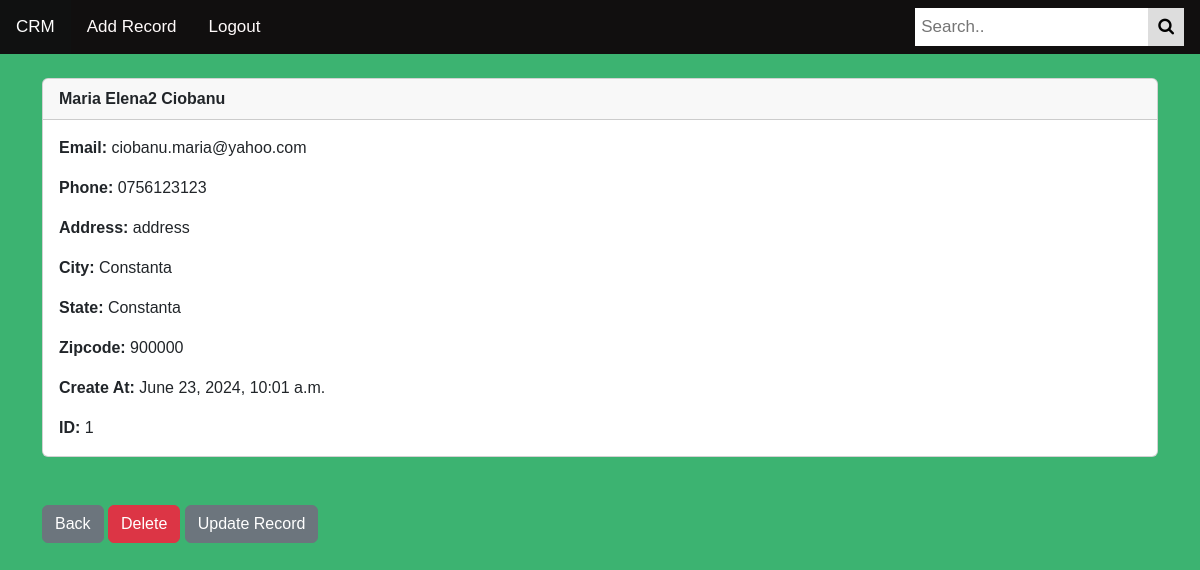
The page /record/1 (signed in) on the database as committed earlier.
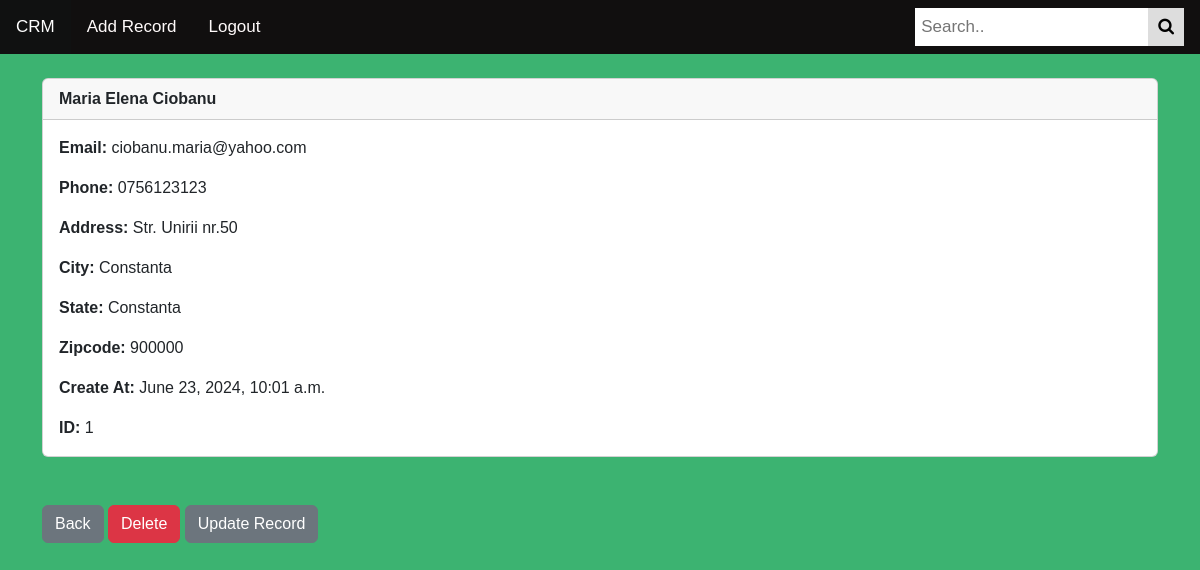
The same page on the database as committed later.
### crmapp/models.py (models this page shows, shortened)
class Record(models.Model):
	created_at = models.DateTimeField(auto_now_add=True)
	first_name = models.CharField(max_length=50)
	last_name = models.CharField(max_length=50)
	email = models.CharField(max_length=100)
	phone = models.CharField(max_length=15)
	address = models.CharField(max_length=100)
	city = models.CharField(max_length=50)
	state = models.CharField(max_length=50)
	zipcode = models.CharField(max_length=20)

### crmapp/views.py (the view)
# urls.py: path('record/<int:pk>', views.customer_record, name='record'),
def customer_record(request, pk):
    if request.user.is_authenticated:
        customer_record = Record.objects.get(id=pk)
        return render(request, 'record.html', {'customer_record':customer_record})
    else:
        messages.success(request, "You Must Be Logged In To View That Page...")
        return redirect('home')

### crmapp/templates/record.html
{% extends 'base.html' %}
{% block content %}
<div class="card">
  <div class="card-header"><strong>
    	{{ customer_record.first_name }}
		{{ customer_record.last_name }}</strong>
  </div>
  <div class="card-body">
<p class="card-text">
<strong>Email: </strong>{{ customer_record.email }}</p>
<p class="card-text">
<strong>Phone: </strong>{{ customer_record.phone }}
</p>
<p class="card-text">
<strong>Address: </strong>{{ customer_record.address }}</p>
<p class="card-text">
<strong>City: </strong>{{ customer_record.city }}</p>
<p class="card-text">
<strong>State: </strong>{{ customer_record.state }}</p>
<p class="card-text">
<strong>Zipcode: </strong>{{ customer_record.zipcode }}</p>
<p class="card-text">
<strong>Create At: </strong>{{ customer_record.created_at }}</p>
<p class="card-text">
<strong>ID: </strong>{{ customer_record.id }}</p>
  </div>
</div>
<br/><br/>
<a href="{% url 'home' %}" class="btn btn-secondary">Back</a>
<a href="{% url 'delete_record' customer_record.id %}" class="btn btn-danger">Delete</a>
<a href="{% url 'update_record' customer_record.id %}" class="btn btn-secondary">Update Record</a>
</body>
</html>
{% endblock %}

Rows that differ between the two databases and show on the page:
changed Record "Ciobanu": first_name "Maria Elena2" → "Maria Elena"; address "address" → "Str. Unirii nr.50"
